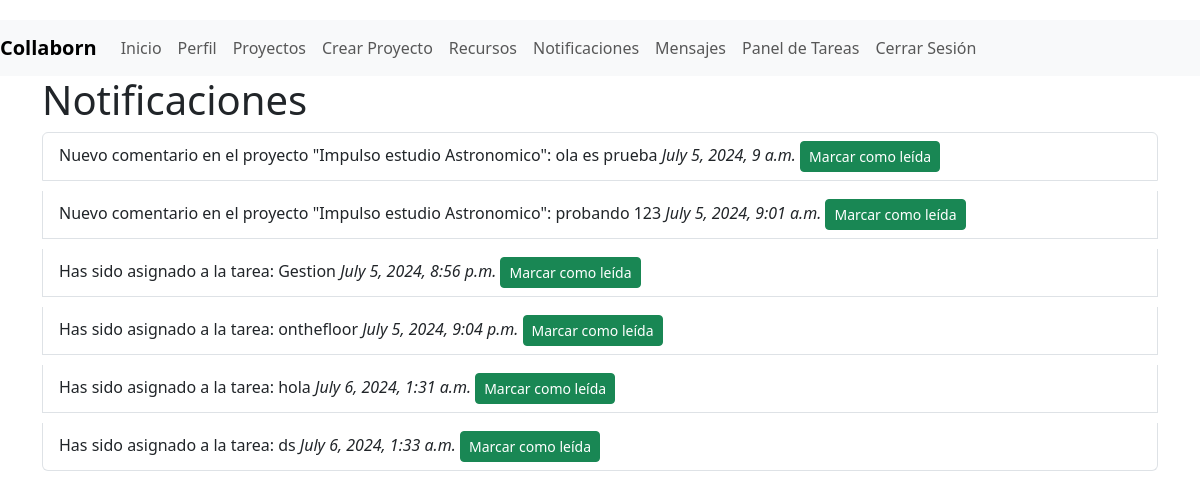
Page /notificaciones/ (signed in) on the committed database.
### myapp/models.py (models this page shows, shortened)
class Notificacion(models.Model):
    usuario = models.ForeignKey(User, on_delete=models.CASCADE)
    mensaje = models.TextField()
    leida = models.BooleanField(default=False)
    fecha_creacion = models.DateTimeField(auto_now_add=True)
    leida = models.BooleanField(default=False)

### myapp/views.py (the view)
# urls.py: path('notificaciones/', views.listar_notificaciones, name='listar_notificaciones'),
@login_required
def listar_notificaciones(request):
    notificaciones = request.user.notificacion_set.filter(leida=False)
    return render(request, 'myapp/listar_notificaciones.html', {'notificaciones': notificaciones})

### myapp/templates/myapp/listar_notificaciones.html (shortened to what this page needs)
{% extends 'myapp/base.html' %}
{% block content %}
<h1>Notificaciones</h1>
<ul class="list-group">
    {% for notificacion in notificaciones %}
    <li class="list-group-item">
        {{ notificacion.mensaje }} <em>{{ notificacion.fecha_creacion }}</em>
        <form method="post" action="{% url 'marcar_notificacion_leida' notificacion.id %}" style="display:inline;">
            <button type="submit" class="btn btn-sm btn-success">Marcar como leída</button>
        </form>
    </li>
    {% endfor %}
</ul>
{% endblock %}

### myapp/static/css/style.css (style rules this page uses)
body { padding-top: 20px; }
.list-group-item { margin-bottom: 10px; }

### rows in the picture
Notificacion: mensaje "Nuevo comentario en el proyecto \"Impulso estudio Astronomico\": ola es prueba", fecha_creacion "July 5, 2024, 9 a.m."
Notificacion: mensaje "Nuevo comentario en el proyecto \"Impulso estudio Astronomico\": probando 123", fecha_creacion "July 5, 2024, 9:01 a.m."
Notificacion: mensaje "Has sido asignado a la tarea: Gestion", fecha_creacion "July 5, 2024, 8:56 p.m."
Notificacion: mensaje "Has sido asignado a la tarea: onthefloor", fecha_creacion "July 5, 2024, 9:04 p.m."
Notificacion: mensaje "Has sido asignado a la tarea: hola", fecha_creacion "July 6, 2024, 1:31 a.m."
Notificacion: mensaje "Has sido asignado a la tarea: ds", fecha_creacion "July 6, 2024, 1:33 a.m."
